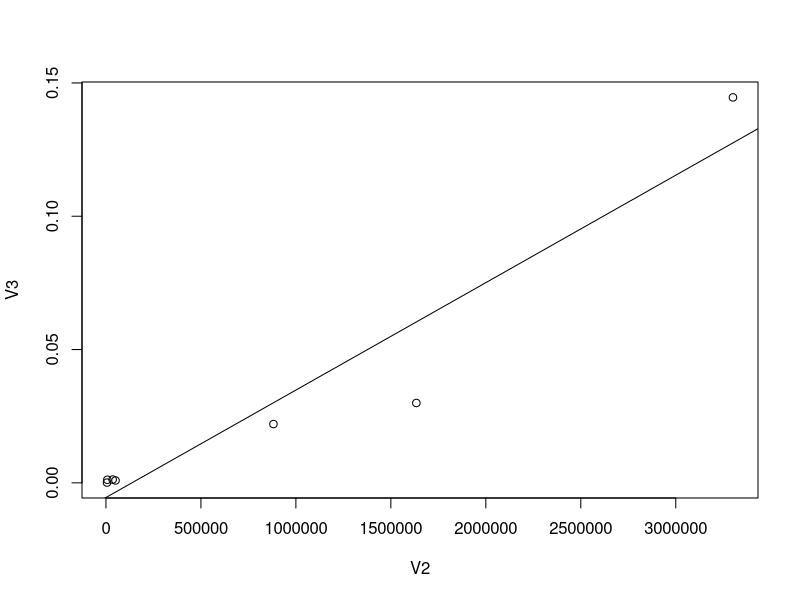

Reproduce this figure in R.
#Centralidade de Grau

dados.grau <- read.csv("Dados/votos_governador_degree_centrality.csv", header=F, sep=",")
attach(dados.grau)

cor(V2, V3, method="spearman")

cor.s = cor.test(V2, V3, method="spearman", exact=F)

cor.s

plot(V2, V3)

abline(lm(V3 ~ V2))

       
       